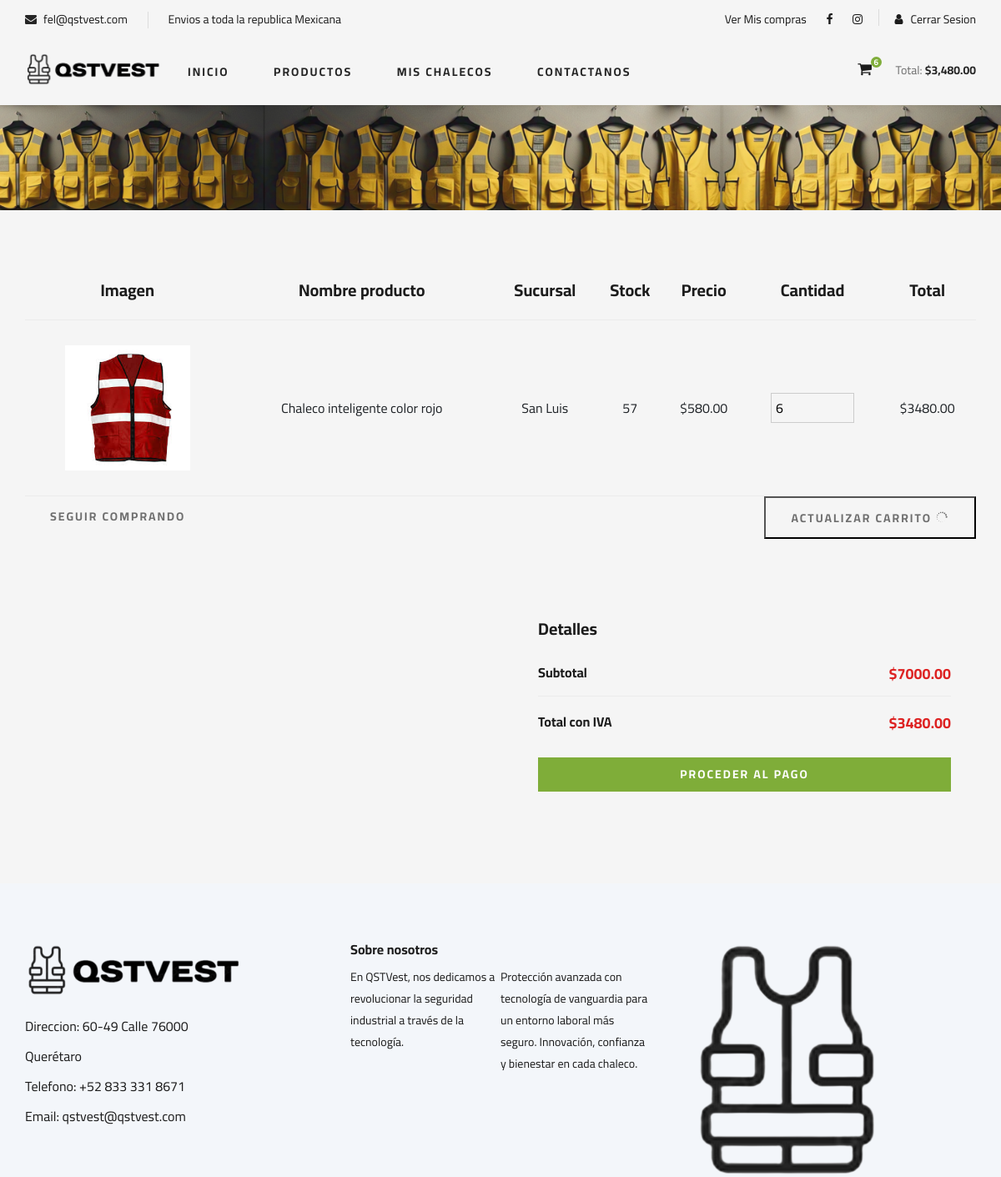
The page /Front/ogani/shoping-cart.php (signed in) on the database its author committed.
### tables this page shows
CREATE TABLE `carr_inv` (
  `car_id` int(11) DEFAULT NULL,
  `inv_id` int(11) DEFAULT NULL,
  `carinv_cantidad` int(11) DEFAULT NULL,
  `carinv_subtotal` double(8,2) DEFAULT NULL
);

CREATE TABLE `productos` (
  `pro_id` int(11) NOT NULL,
  `pro_Producto` varchar(100) DEFAULT NULL,
  `pro_precio` float(6,2) DEFAULT NULL,
  `pro_decripcion` varchar(100) DEFAULT NULL,
  `pro_imagen` varchar(200) DEFAULT NULL,
  `pro_status` int(11) DEFAULT 0,
  `cat_id` int(11) DEFAULT NULL,
  `usu_id` int(11) DEFAULT NULL,
  `pro_precioIVA` double(6,2) DEFAULT NULL
);

CREATE TABLE `sucursal` (
  `suc_id` int(11) NOT NULL,
  `suc_nombre` varchar(100) DEFAULT NULL,
  `suc_direccion` varchar(100) DEFAULT NULL,
  `suc_telefono` varchar(50) DEFAULT NULL,
  `suc_email` varchar(100) DEFAULT NULL
);

CREATE TABLE `inventario` (
  `inv_id` int(11) NOT NULL,
  `inv_existencia` int(11) DEFAULT NULL,
  `suc_id` int(11) DEFAULT NULL,
  `pro_id` int(11) DEFAULT NULL
);

CREATE TABLE `carrito` (
  `car_id` int(11) NOT NULL,
  `car_fechaC` date DEFAULT NULL,
  `car_subtotal` double(8,2) DEFAULT NULL,
  `car_total` double(8,2) DEFAULT NULL,
  `car_iva` double(8,2) DEFAULT NULL,
  `usu_id` int(11) DEFAULT NULL
);

### funciones/usuario.php (called while the page is built)
<?php
if (!empty($_SESSION["usu_id"])) {
    $usuario_id = $_SESSION["usu_id"];
} else {
    $usuario_id = 0;
}
?>

### Front/ogani/shoping-cart.php (the view, shortened to what this page needs)
<?php
include("../../BD/conexion.php");
include "../../funciones/usuario.php";
$sqlUsuarioCarrito = "SELECT Productos.pro_id, pro_Producto, pro_precio,pro_precioIVA, inventario.inv_id, sucursal.suc_nombre, pro_imagen, inventario.inv_existencia, carinv_cantidad, carinv_subtotal
                      FROM carr_inv
                      INNER JOIN carrito ON carrito.car_id = carr_inv.car_id
                      INNER JOIN inventario ON inventario.inv_id = carr_inv.inv_id
                      INNER JOIN productos ON productos.pro_id = inventario.pro_id
                      INNER JOIN sucursal ON sucursal.suc_id = inventario.suc_id
                      WHERE carrito.usu_id = $usuario_id";
$carrito = $conn->query($sqlUsuarioCarrito);
$sqlDetalles = "SELECT car_total, car_subtotal FROM carrito WHERE usu_id = $usuario_id";
$detalles = $conn->query($sqlDetalles);
?>
<!DOCTYPE html>
<html lang="zxx">
<head>
    <link rel="stylesheet" href="css/bootstrap.min.css" type="text/css">
    <link rel="stylesheet" href="css/font-awesome.min.css" type="text/css">
    <link rel="stylesheet" href="css/elegant-icons.css" type="text/css">
    <link rel="stylesheet" href="css/nice-select.css" type="text/css">
    <link rel="stylesheet" href="css/jquery-ui.min.css" type="text/css">
    <link rel="stylesheet" href="css/owl.carousel.min.css" type="text/css">
    <link rel="stylesheet" href="css/slicknav.min.css" type="text/css">
    <link rel="stylesheet" href="css/style.css" type="text/css">
</head>
<body>
    <?php
    include "../../menus/menuFront.php";
    ?>
    <section class="breadcrumb-section set-bg" data-setbg="img/chalecosVest.png">
    <div class="container">
            <div class="row">
                <div class="col-lg-12 text-center">
                    <div class="breadcrumb__text">
                        <div class="breadcrumb__option">
                        </div>
                    </div>
                </div>
            </div>
        </div>
    </section>
    <section class="shoping-cart spad">
        <div class="container">
            <div class="row">
                <div class="col-lg-12">
                    <div class="shoping__cart__table">
                        <form method="POST" action="ActualizarCarrito.php">
                            <table>
                                <thead>
                                    <tr>
                                        <th class="">Imagen</th>
                                        <th>Nombre producto</th>
                                        <th>Sucursal</th>
                                        <th>Stock</th>
                                        <th>Precio</th>
                                        <th>Cantidad</th>
                                        <th>Total</th>
                                        <th></th>
                                    </tr>
                                </thead>
                                <tbody>
                                    <?php while ($row_carrito = $carrito->fetch_assoc()) { ?>
                                        <tr>
                                            <td><img class="" width="150" height="150" src="<?php echo htmlspecialchars($row_carrito['pro_imagen']); ?>" alt=""></td>
                                            <td><?= htmlspecialchars($row_carrito['pro_Producto']); ?> </td>
                                            <td><?= htmlspecialchars($row_carrito['suc_nombre']); ?></td>
                                            <td><?= htmlspecialchars($row_carrito['inv_existencia']); ?></td>
                                            <td>$<?= htmlspecialchars($row_carrito['pro_precioIVA']); ?></td>
                                            <td>
                                                <div class="">
                                                    <div class="">
                                                        <input class="inputN" id="cantidad" type="number" name="quantity[]" min="0" step="1" value="<?= htmlspecialchars($row_carrito['carinv_cantidad']); ?>" size="5" data-existencia="<?= htmlspecialchars($row_carrito['inv_existencia']); ?>" onchange="validateQuantity(this)">
                                                    </div>
                                                </div>
                                            </td>
                                            <td>$<?= htmlspecialchars($row_carrito['carinv_subtotal']); ?></td>
                                        </tr>
                                    <?php } ?>
                                </tbody>
                            </table>
                            <div class="shoping__cart__btns">
                                <a href="shop-details.php" class="primary-btn cart-btn">Seguir comprando</a>
                                <button type="submit" class="primary-btn cart-btn cart-btn-right">Actualizar Carrito <span class="icon_loading"></span></button>
                            </div>
                        </form>
                    </div>
                </div>
            </div>
            <div class="row">
                <div class="col-lg-6">
                </div>
                <div class="col-lg-6">
                    <div class="shoping__checkout">
                        <h5>Detalles</h5>
                        <?php while ($row_detalles = $detalles->fetch_assoc()) { ?>
                            <ul>
                                <li>Subtotal <span>$<?= $row_detalles['car_subtotal']; ?></span></li>
                                <li>Total con IVA <span>$<?= $row_detalles['car_total']; ?></span></li>
                            </ul>
                        <?php } ?>
                        <a href="Detalles.php" class="primary-btn">PROCEDER AL PAGO</a>
                    </div>
                </div>
            </div>
        </div>
    </section>
</body>
</html>

### menus/menuFront.php (shortened to what this page needs)
<?php
require_once '../../BD/conexion.php';
$sqlCantTotCarr = "select carinv_cantidad, carinv_subtotal from carr_inv inner join carrito on carrito.car_id = carr_inv.car_id where usu_id =$usuario_id";
$cantidadCarrito = $conn->query($sqlCantTotCarr);
?>
<header class="header">
    <div class="header__top">
        <div class="container">
            <div class="row">
                <div class="col-lg-6 col-md-6">
                    <div class="header__top__left">
                        <ul>
                            <li><i class="fa fa-envelope"></i>
                                <?php
                                if (empty($_SESSION["usu_id"])) {
                                    echo " ";
                                } else {
                                    echo $_SESSION["usu_email"];
                                }
                                ?>
                            </li>
                            <li>Envios a toda la republica Mexicana</li>
                        </ul>
                    </div>
                </div>
                <div class="col-lg-6 col-md-6">
                    <div class="header__top__right">
                        <div class="header__top__right__social">
                            <?php
                            if (isset($_SESSION["rol_id"])) {
                                echo '<a href="HistoriaC.php">Ver Mis compras</a>';
                            }
                            ?>
                            <a href="https://www.facebook.com/casakuri"><i class="fa fa-facebook"></i></a>
                            <a href="https://www.instagram.com/casa.kuri/"><i class="fa fa-instagram"></i></a>
                        </div>
                        <div class="header__top__right__auth">
                            <a href="controlador_cerrars2.php"><i class="fa fa-user"></i>
                                <?php
                                if (empty($_SESSION["usu_id"])) {
                                    echo "Iniciar Sesion";
                                } else {
                                    echo "Cerrar Sesion";
                                }
                                ?>
                            </a>
                        </div>
                    </div>
                </div>
            </div>
        </div>
    </div>
    <div class="container">
        <div class="row">
            <div class="col-lg-2">
                <div class="header__logo">
                    <a href="./index.php"><img src="img/logo rm qs.png" alt="" width="200"></a>
                </div>
            </div>
            <div class="col-lg-8">
                <nav class="header__menu">
                    <ul>
                        <li><a href="./index.php">Inicio</a></li>
                        <li><a href="./shop-grid.php">Productos</a></li>
                        <li><a href="./blog.php">Mis chalecos</a></li>
                        <li><a href="./contact.php">Contactanos</a></li>
                    </ul>
                </nav>
            </div>
            <div class="col-lg-2">
                <div class="header__cart">
                    <?php
                    $totalCantidad = 0;
                    $subtotal = 0;
                    while ($row_carritoInfo = $cantidadCarrito->fetch_assoc()) {
                        $totalCantidad += $row_carritoInfo['carinv_cantidad'];
                        $subtotal += $row_carritoInfo['carinv_subtotal'];
                    }
                    ?>
                    <ul>
                        <li><a href="shoping-cart.php"><i class="fa fa-shopping-cart"></i><span><?= $totalCantidad ?></span></a></li>
                    </ul>
                    <div class="header__cart__price">Total: <span>$<?= number_format($subtotal, 2) ?></span></div>
                </div>
            </div>
        </div>
    </div>
</header>

### Front/ogani/shoping-cart.php (style rules this page uses)
input[type="number"] { background-color: transparent; width: 100px; border: 1px solid #ccc; color: #000; padding: 5px; font-size: 16px; outline: none; border: line; }

### rows shown on the page
carr_inv: productos.pro_imagen (picture), productos.pro_Producto "Chaleco inteligente color rojo", sucursal.suc_nombre "San Luis", inv.inv_existencia "57", productos.pro_precioIVA "580.00", carinv_cantidad "6", carinv_subtotal "3480.00"
carrito: car_subtotal "7000.00", car_total "3480.00"

### other values the page prints
$_SESSION["usu_email"] "fel@qstvest.com"
$totalCantidad "6"
$subtotal "3,480.00"
